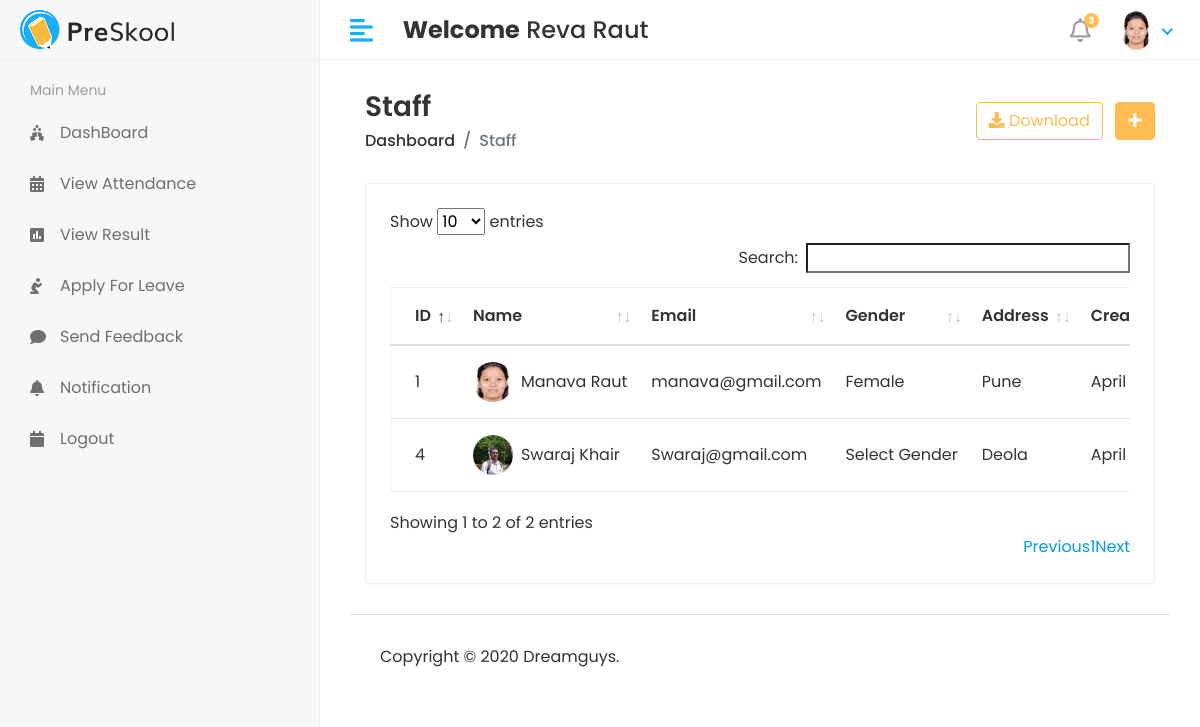
The page /Hod/Staff/View (signed in) on the database as committed earlier.
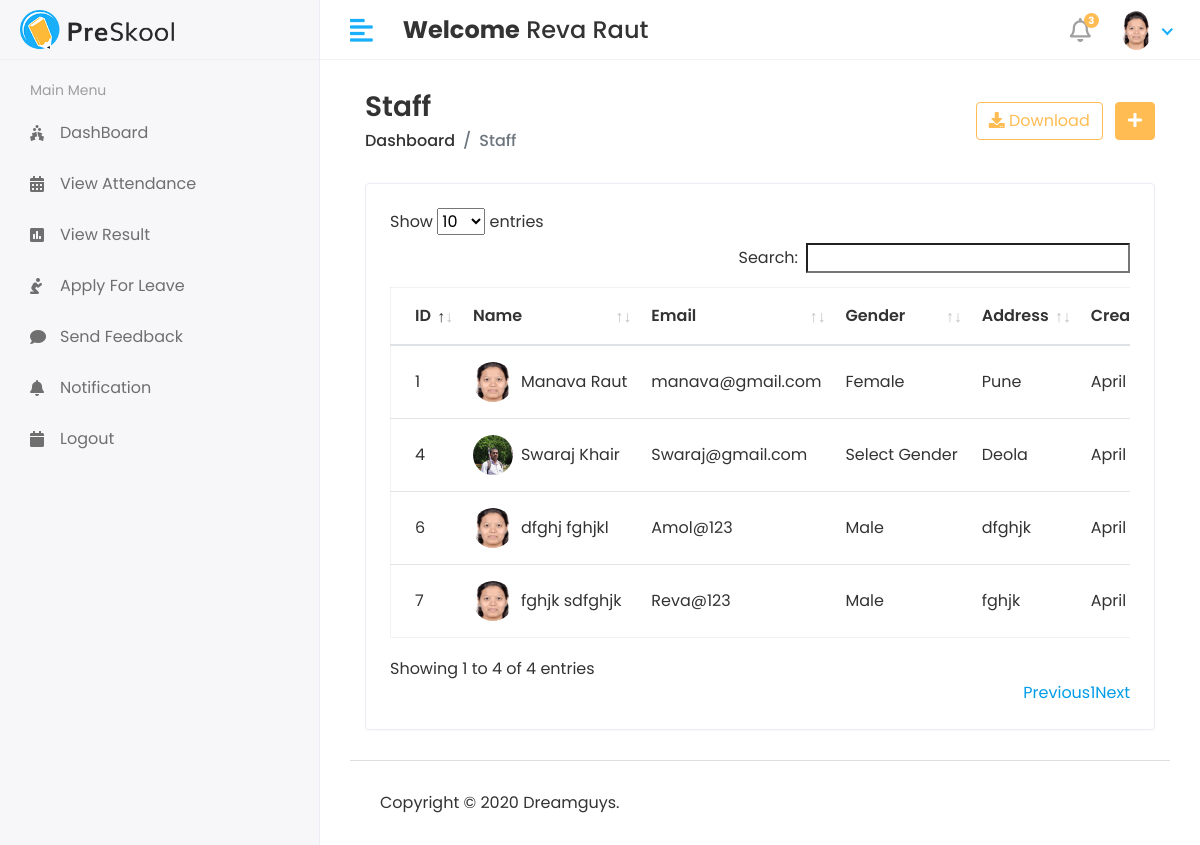
The same page on the database as committed later.
### S_M_S/models.py (models this page shows, shortened)
class Staff(models.Model):
    admin = models.OneToOneField(CustomUser, on_delete=models.CASCADE)
    address = models.TextField()
    gender = models.CharField( max_length=100)
    created_at = models.DateTimeField(auto_now_add=True)
    updated_at = models.DateTimeField(auto_now=True)

class CustomUser(AbstractUser):
    USER = (
        (1,'HOD'),
        (2,'STAFF'),
        (3,'STUDENT'),
    )
    user_type = models.CharField(choices=USER, max_length=50, default=1) # user choices (HOD,Staff,Student)
    profile_pic = models.ImageField(upload_to='media/profile_pic')

### student_management_system/HOD_Views.py (the view)
# urls.py: path('Hod/Staff/View',HOD_Views.VIEW_STAFF,name='view_staff'),# for view staff data
@login_required(login_url='/')
def VIEW_STAFF(request):
    staff=Staff.objects.all()#retrive all Staff data
    context={
        'staff':staff # and send to the view_staff
    }
    return render(request,'HOD/view_staff.html',context)

### template/HOD/view_staff.html (shortened to what this page needs)
{% extends 'base.html' %}
{% block content %}
<div class="content container-fluid">
    <div class="page-header">
       <div class="row align-items-center">
          <div class="col">
             <h3 class="page-title">Staff</h3>
             <ul class="breadcrumb">
                <li class="breadcrumb-item"><a href="index.html">Dashboard</a></li>
                <li class="breadcrumb-item active">Staff</li>
             </ul>
          </div>
          <div class="col-auto text-right float-right ml-auto">
             <a href="#" class="btn btn-outline-primary mr-2"><i class="fas fa-download"></i> Download</a>
             <a href="add-student.html" class="btn btn-primary"><i class="fas fa-plus"></i></a>
          </div>
       </div>
    </div>
    <div class="row">
       <div class="col-sm-12">
          <div class="card card-table">
             <div class="card-body">
                <div class="table-responsive">
                   <table id="table_id" class="table table-hover table-center mb-0 ">
                      <thead>
                         <tr>
                            <th>ID</th>
                            <th>Name</th>
                            <th>Email</th>
                            <th>Gender</th>
                            <th>Address</th>
                            <th>Created_at</th>
                         </tr>
                      </thead>
                      <tbody>
                        {% for i in staff %}
                         <tr>
                            <td>{{i.id}}</td>
                            <td>
                               <h2 class="table-avatar">
                                  <a href="student-details.html" class="avatar avatar-sm mr-2"><img class="avatar-img rounded-circle" src="/{{i.admin.profile_pic}}" alt="User Image"></a>
                                  <a href="student-details.html">{{i.admin.first_name}}&nbsp;{{i.admin.last_name}} </a>
                               </h2>
                            </td>
                            <td>{{i.admin.email}}</td>
                            <td>{{i.gender}}</td>
                            <td>{{i.address}}</td>
                            <td>{{i.created_at}}</td>
                         </tr>
                        {% endfor %}
                      </tbody>
                   </table>
                </div>
             </div>
          </div>
       </div>
    </div>
 </div>
{% endblock %}

Rows that differ between the two databases and show on the page:
added Staff: id "6", admin.profile_pic (picture), admin.first_name "dfghj", admin.last_name "fghjkl", admin.email "Amol@123", gender "Male", address "dfghjk", created_at "April…"
added Staff: id "7", admin.profile_pic (picture), admin.first_name "fghjk", admin.last_name "sdfghjk", admin.email "Reva@123", gender "Male", address "fghjk", created_at "April…"
Other text that changed with them:
text written by a page script: "Show entries Search: Showing 1 to 2 of 2 entries Previous 1 Next" → "Show entries Search: Showing 1 to 4 of 4 entries Previous 1 Next"
